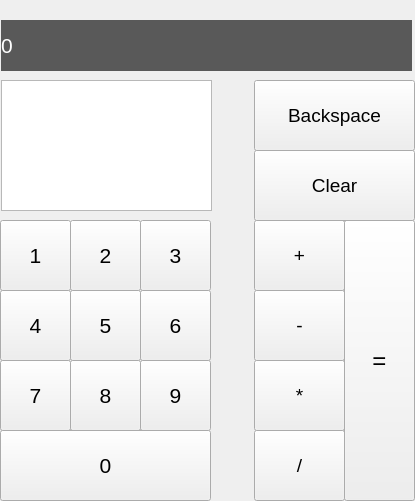
<?xml version="1.0" encoding="UTF-8"?>
<ui version="4.0">
 <class>MainWindow</class>
 <widget class="QMainWindow" name="MainWindow">
  <property name="geometry">
   <rect>
    <x>0</x>
    <y>0</y>
    <width>415</width>
    <height>501</height>
   </rect>
  </property>
  <property name="windowTitle">
   <string>Калькулятор</string>
  </property>
  <widget class="QWidget" name="centralwidget">
   <widget class="QPushButton" name="btn_1">
    <property name="geometry">
     <rect>
      <x>0</x>
      <y>220</y>
      <width>71</width>
      <height>71</height>
     </rect>
    </property>
    <property name="font">
     <font>
      <pointsize>16</pointsize>
     </font>
    </property>
    <property name="text">
     <string>1</string>
    </property>
   </widget>
   <widget class="QPushButton" name="btn_2">
    <property name="geometry">
     <rect>
      <x>70</x>
      <y>220</y>
      <width>71</width>
      <height>71</height>
     </rect>
    </property>
    <property name="font">
     <font>
      <pointsize>16</pointsize>
     </font>
    </property>
    <property name="text">
     <string>2</string>
    </property>
   </widget>
   <widget class="QPushButton" name="btn_3">
    <property name="geometry">
     <rect>
      <x>140</x>
      <y>220</y>
      <width>71</width>
      <height>71</height>
     </rect>
    </property>
    <property name="font">
     <font>
      <pointsize>16</pointsize>
     </font>
    </property>
    <property name="text">
     <string>3</string>
    </property>
   </widget>
   <widget class="QPushButton" name="btn_4">
    <property name="geometry">
     <rect>
      <x>0</x>
      <y>290</y>
      <width>71</width>
      <height>71</height>
     </rect>
    </property>
    <property name="font">
     <font>
      <pointsize>16</pointsize>
     </font>
    </property>
    <property name="text">
     <string>4</string>
    </property>
   </widget>
   <widget class="QPushButton" name="btn_5">
    <property name="geometry">
     <rect>
      <x>70</x>
      <y>290</y>
      <width>71</width>
      <height>71</height>
     </rect>
    </property>
    <property name="font">
     <font>
      <pointsize>16</pointsize>
     </font>
    </property>
    <property name="text">
     <string>5</string>
    </property>
   </widget>
   <widget class="QPushButton" name="btn_6">
    <property name="geometry">
     <rect>
      <x>140</x>
      <y>290</y>
      <width>71</width>
      <height>71</height>
     </rect>
    </property>
    <property name="font">
     <font>
      <pointsize>16</pointsize>
     </font>
    </property>
    <property name="text">
     <string>6</string>
    </property>
   </widget>
   <widget class="QPushButton" name="btn_7">
    <property name="geometry">
     <rect>
      <x>0</x>
      <y>360</y>
      <width>71</width>
      <height>71</height>
     </rect>
    </property>
    <property name="font">
     <font>
      <pointsize>16</pointsize>
     </font>
    </property>
    <property name="text">
     <string>7</string>
    </property>
   </widget>
   <widget class="QPushButton" name="btn_8">
    <property name="geometry">
     <rect>
      <x>70</x>
      <y>360</y>
      <width>71</width>
      <height>71</height>
     </rect>
    </property>
    <property name="font">
     <font>
      <pointsize>16</pointsize>
     </font>
    </property>
    <property name="text">
     <string>8</string>
    </property>
   </widget>
   <widget class="QPushButton" name="btn_9">
    <property name="geometry">
     <rect>
      <x>140</x>
      <y>360</y>
      <width>71</width>
      <height>71</height>
     </rect>
    </property>
    <property name="font">
     <font>
      <pointsize>16</pointsize>
     </font>
    </property>
    <property name="text">
     <string>9</string>
    </property>
   </widget>
   <widget class="QPushButton" name="btn_plus">
    <property name="geometry">
     <rect>
      <x>254</x>
      <y>220</y>
      <width>91</width>
      <height>71</height>
     </rect>
    </property>
    <property name="font">
     <font>
      <pointsize>14</pointsize>
     </font>
    </property>
    <property name="text">
     <string>+</string>
    </property>
   </widget>
   <widget class="QPushButton" name="btn_minus">
    <property name="geometry">
     <rect>
      <x>254</x>
      <y>290</y>
      <width>91</width>
      <height>71</height>
     </rect>
    </property>
    <property name="font">
     <font>
      <pointsize>14</pointsize>
     </font>
    </property>
    <property name="text">
     <string>-</string>
    </property>
   </widget>
   <widget class="QPushButton" name="btn_multiplication">
    <property name="geometry">
     <rect>
      <x>254</x>
      <y>360</y>
      <width>91</width>
      <height>71</height>
     </rect>
    </property>
    <property name="font">
     <font>
      <pointsize>14</pointsize>
     </font>
    </property>
    <property name="text">
     <string>*</string>
    </property>
   </widget>
   <widget class="QPushButton" name="btn_division">
    <property name="geometry">
     <rect>
      <x>254</x>
      <y>430</y>
      <width>91</width>
      <height>71</height>
     </rect>
    </property>
    <property name="font">
     <font>
      <pointsize>14</pointsize>
     </font>
    </property>
    <property name="text">
     <string>/</string>
    </property>
   </widget>
   <widget class="QPushButton" name="btn_zero">
    <property name="geometry">
     <rect>
      <x>0</x>
      <y>430</y>
      <width>211</width>
      <height>71</height>
     </rect>
    </property>
    <property name="font">
     <font>
      <pointsize>16</pointsize>
     </font>
    </property>
    <property name="text">
     <string>0</string>
    </property>
   </widget>
   <widget class="QPushButton" name="btn_equ">
    <property name="geometry">
     <rect>
      <x>344</x>
      <y>220</y>
      <width>71</width>
      <height>281</height>
     </rect>
    </property>
    <property name="font">
     <font>
      <pointsize>18</pointsize>
     </font>
    </property>
    <property name="text">
     <string>=</string>
    </property>
   </widget>
   <widget class="QTextBrowser" name="textBrowser">
    <property name="geometry">
     <rect>
      <x>1</x>
      <y>80</y>
      <width>211</width>
      <height>131</height>
     </rect>
    </property>
    <property name="font">
     <font>
      <pointsize>9</pointsize>
     </font>
    </property>
   </widget>
   <widget class="QLabel" name="label">
    <property name="geometry">
     <rect>
      <x>1</x>
      <y>20</y>
      <width>411</width>
      <height>51</height>
     </rect>
    </property>
    <property name="palette">
     <palette>
      <active>
       <colorrole role="WindowText">
        <brush brushstyle="SolidPattern">
         <color alpha="255">
          <red>255</red>
          <green>255</green>
          <blue>255</blue>
         </color>
        </brush>
       </colorrole>
       <colorrole role="Button">
        <brush brushstyle="SolidPattern">
         <color alpha="255">
          <red>89</red>
          <green>89</green>
          <blue>89</blue>
         </color>
        </brush>
       </colorrole>
       <colorrole role="Light">
        <brush brushstyle="SolidPattern">
         <color alpha="255">
          <red>118</red>
          <green>118</green>
          <blue>118</blue>
         </color>
        </brush>
       </colorrole>
       <colorrole role="Midlight">
        <brush brushstyle="SolidPattern">
         <color alpha="255">
          <red>98</red>
          <green>98</green>
          <blue>98</blue>
         </color>
        </brush>
       </colorrole>
       <colorrole role="Dark">
        <brush brushstyle="SolidPattern">
         <color alpha="255">
          <red>39</red>
          <green>39</green>
          <blue>39</blue>
         </color>
        </brush>
       </colorrole>
       <colorrole role="Mid">
        <brush brushstyle="SolidPattern">
         <color alpha="255">
          <red>52</red>
          <green>52</green>
          <blue>52</blue>
         </color>
        </brush>
       </colorrole>
       <colorrole role="Text">
        <brush brushstyle="SolidPattern">
         <color alpha="255">
          <red>255</red>
          <green>255</green>
          <blue>255</blue>
         </color>
        </brush>
       </colorrole>
       <colorrole role="BrightText">
        <brush brushstyle="SolidPattern">
         <color alpha="255">
          <red>255</red>
          <green>255</green>
          <blue>255</blue>
         </color>
        </brush>
       </colorrole>
       <colorrole role="ButtonText">
        <brush brushstyle="SolidPattern">
         <color alpha="255">
          <red>255</red>
          <green>255</green>
          <blue>255</blue>
         </color>
        </brush>
       </colorrole>
       <colorrole role="Base">
        <brush brushstyle="SolidPattern">
         <color alpha="255">
          <red>89</red>
          <green>89</green>
          <blue>89</blue>
         </color>
        </brush>
       </colorrole>
       <colorrole role="Window">
        <brush brushstyle="SolidPattern">
         <color alpha="255">
          <red>89</red>
          <green>89</green>
          <blue>89</blue>
         </color>
        </brush>
       </colorrole>
       <colorrole role="Shadow">
        <brush brushstyle="SolidPattern">
         <color alpha="255">
          <red>0</red>
          <green>0</green>
          <blue>0</blue>
         </color>
        </brush>
       </colorrole>
       <colorrole role="AlternateBase">
        <brush brushstyle="SolidPattern">
         <color alpha="255">
          <red>39</red>
          <green>39</green>
          <blue>39</blue>
         </color>
        </brush>
       </colorrole>
       <colorrole role="ToolTipBase">
        <brush brushstyle="SolidPattern">
         <color alpha="255">
          <red>255</red>
          <green>255</green>
          <blue>220</blue>
         </color>
        </brush>
       </colorrole>
       <colorrole role="ToolTipText">
        <brush brushstyle="SolidPattern">
         <color alpha="255">
          <red>0</red>
          <green>0</green>
          <blue>0</blue>
         </color>
        </brush>
       </colorrole>
      </active>
      <inactive>
       <colorrole role="WindowText">
        <brush brushstyle="SolidPattern">
         <color alpha="255">
          <red>255</red>
          <green>255</green>
          <blue>255</blue>
         </color>
        </brush>
       </colorrole>
       <colorrole role="Button">
        <brush brushstyle="SolidPattern">
         <color alpha="255">
          <red>89</red>
          <green>89</green>
          <blue>89</blue>
         </color>
        </brush>
       </colorrole>
       <colorrole role="Light">
        <brush brushstyle="SolidPattern">
         <color alpha="255">
          <red>118</red>
          <green>118</green>
          <blue>118</blue>
         </color>
        </brush>
       </colorrole>
       <colorrole role="Midlight">
        <brush brushstyle="SolidPattern">
         <color alpha="255">
          <red>98</red>
          <green>98</green>
          <blue>98</blue>
         </color>
        </brush>
       </colorrole>
       <colorrole role="Dark">
        <brush brushstyle="SolidPattern">
         <color alpha="255">
          <red>39</red>
          <green>39</green>
          <blue>39</blue>
         </color>
        </brush>
       </colorrole>
       <colorrole role="Mid">
        <brush brushstyle="SolidPattern">
         <color alpha="255">
          <red>52</red>
          <green>52</green>
          <blue>52</blue>
         </color>
        </brush>
       </colorrole>
       <colorrole role="Text">
        <brush brushstyle="SolidPattern">
         <color alpha="255">
          <red>255</red>
          <green>255</green>
          <blue>255</blue>
         </color>
        </brush>
       </colorrole>
       <colorrole role="BrightText">
        <brush brushstyle="SolidPattern">
         <color alpha="255">
          <red>255</red>
          <green>255</green>
          <blue>255</blue>
         </color>
        </brush>
       </colorrole>
       <colorrole role="ButtonText">
        <brush brushstyle="SolidPattern">
         <color alpha="255">
          <red>255</red>
          <green>255</green>
          <blue>255</blue>
         </color>
        </brush>
       </colorrole>
       <colorrole role="Base">
        <brush brushstyle="SolidPattern">
         <color alpha="255">
          <red>89</red>
          <green>89</green>
          <blue>89</blue>
         </color>
        </brush>
       </colorrole>
       <colorrole role="Window">
        <brush brushstyle="SolidPattern">
         <color alpha="255">
          <red>89</red>
          <green>89</green>
          <blue>89</blue>
         </color>
        </brush>
       </colorrole>
       <colorrole role="Shadow">
        <brush brushstyle="SolidPattern">
         <color alpha="255">
          <red>0</red>
          <green>0</green>
          <blue>0</blue>
         </color>
        </brush>
       </colorrole>
       <colorrole role="AlternateBase">
        <brush brushstyle="SolidPattern">
         <color alpha="255">
          <red>39</red>
          <green>39</green>
          <blue>39</blue>
         </color>
        </brush>
       </colorrole>
       <colorrole role="ToolTipBase">
        <brush brushstyle="SolidPattern">
         <color alpha="255">
          <red>255</red>
          <green>255</green>
          <blue>220</blue>
         </color>
        </brush>
       </colorrole>
       <colorrole role="ToolTipText">
        <brush brushstyle="SolidPattern">
         <color alpha="255">
          <red>0</red>
          <green>0</green>
          <blue>0</blue>
         </color>
        </brush>
       </colorrole>
      </inactive>
      <disabled>
       <colorrole role="WindowText">
        <brush brushstyle="SolidPattern">
         <color alpha="255">
          <red>39</red>
          <green>39</green>
          <blue>39</blue>
         </color>
        </brush>
       </colorrole>
       <colorrole role="Button">
        <brush brushstyle="SolidPattern">
         <color alpha="255">
          <red>89</red>
          <green>89</green>
          <blue>89</blue>
         </color>
        </brush>
       </colorrole>
       <colorrole role="Light">
        <brush brushstyle="SolidPattern">
         <color alpha="255">
          <red>118</red>
          <green>118</green>
          <blue>118</blue>
         </color>
        </brush>
       </colorrole>
       <colorrole role="Midlight">
        <brush brushstyle="SolidPattern">
         <color alpha="255">
          <red>98</red>
          <green>98</green>
          <blue>98</blue>
         </color>
        </brush>
       </colorrole>
       <colorrole role="Dark">
        <brush brushstyle="SolidPattern">
         <color alpha="255">
          <red>39</red>
          <green>39</green>
          <blue>39</blue>
         </color>
        </brush>
       </colorrole>
       <colorrole role="Mid">
        <brush brushstyle="SolidPattern">
         <color alpha="255">
          <red>52</red>
          <green>52</green>
          <blue>52</blue>
         </color>
        </brush>
       </colorrole>
       <colorrole role="Text">
        <brush brushstyle="SolidPattern">
         <color alpha="255">
          <red>39</red>
          <green>39</green>
          <blue>39</blue>
         </color>
        </brush>
       </colorrole>
       <colorrole role="BrightText">
        <brush brushstyle="SolidPattern">
         <color alpha="255">
          <red>255</red>
          <green>255</green>
          <blue>255</blue>
         </color>
        </brush>
       </colorrole>
       <colorrole role="ButtonText">
        <brush brushstyle="SolidPattern">
         <color alpha="255">
          <red>39</red>
          <green>39</green>
          <blue>39</blue>
         </color>
        </brush>
       </colorrole>
       <colorrole role="Base">
        <brush brushstyle="SolidPattern">
         <color alpha="255">
          <red>89</red>
          <green>89</green>
          <blue>89</blue>
         </color>
        </brush>
       </colorrole>
       <colorrole role="Window">
        <brush brushstyle="SolidPattern">
         <color alpha="255">
          <red>89</red>
          <green>89</green>
          <blue>89</blue>
         </color>
        </brush>
       </colorrole>
       <colorrole role="Shadow">
        <brush brushstyle="SolidPattern">
         <color alpha="255">
          <red>0</red>
          <green>0</green>
          <blue>0</blue>
         </color>
        </brush>
       </colorrole>
       <colorrole role="AlternateBase">
        <brush brushstyle="SolidPattern">
         <color alpha="255">
          <red>79</red>
          <green>79</green>
          <blue>79</blue>
         </color>
        </brush>
       </colorrole>
       <colorrole role="ToolTipBase">
        <brush brushstyle="SolidPattern">
         <color alpha="255">
          <red>255</red>
          <green>255</green>
          <blue>220</blue>
         </color>
        </brush>
       </colorrole>
       <colorrole role="ToolTipText">
        <brush brushstyle="SolidPattern">
         <color alpha="255">
          <red>0</red>
          <green>0</green>
          <blue>0</blue>
         </color>
        </brush>
       </colorrole>
      </disabled>
     </palette>
    </property>
    <property name="font">
     <font>
      <pointsize>16</pointsize>
      <underline>false</underline>
      <strikeout>false</strikeout>
     </font>
    </property>
    <property name="styleSheet">
     <string notr="true">background-color: rgb(89, 89, 89);</string>
    </property>
    <property name="text">
     <string>0</string>
    </property>
   </widget>
   <widget class="QPushButton" name="btn_clear">
    <property name="geometry">
     <rect>
      <x>254</x>
      <y>150</y>
      <width>161</width>
      <height>71</height>
     </rect>
    </property>
    <property name="font">
     <font>
      <pointsize>14</pointsize>
     </font>
    </property>
    <property name="text">
     <string>Clear</string>
    </property>
   </widget>
   <widget class="QPushButton" name="btn_backspace">
    <property name="geometry">
     <rect>
      <x>254</x>
      <y>80</y>
      <width>161</width>
      <height>71</height>
     </rect>
    </property>
    <property name="font">
     <font>
      <pointsize>14</pointsize>
     </font>
    </property>
    <property name="text">
     <string>Backspace</string>
    </property>
   </widget>
  </widget>
 </widget>
 <resources/>
 <connections/>
</ui>
